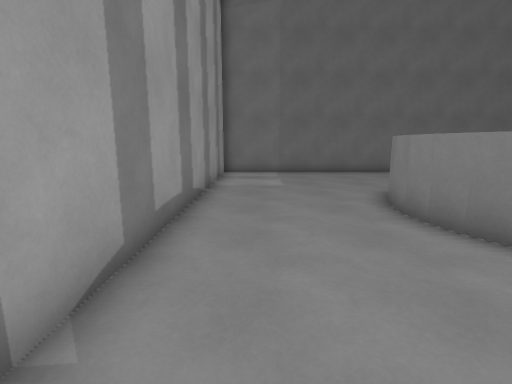
view 1 (above)

14 first-person views from a walk through a level from a Godot 3-D game. The camera is 1.5 m above the floor, tilts 10° down and sees 85° across. The floor is counted in squares, 1 m on a side. Each view is taken from the middle of a square. On the plan, view 1 faces up. The plan holds only what a view shows up to about 14 squares ahead; the rest is blank. Surface patterns are stand-ins for the level's own textures.

view 2
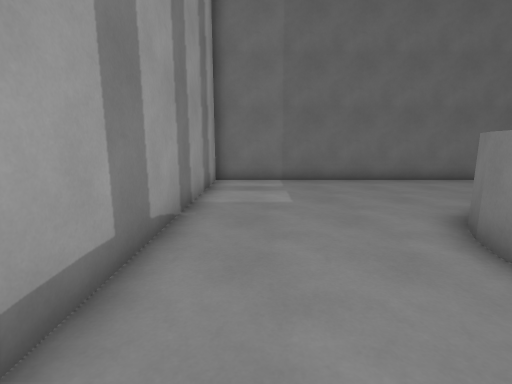

view 3
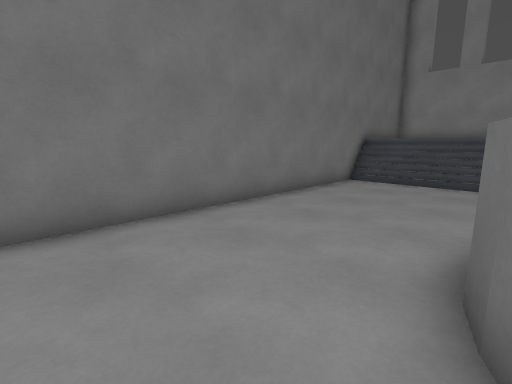

view 4
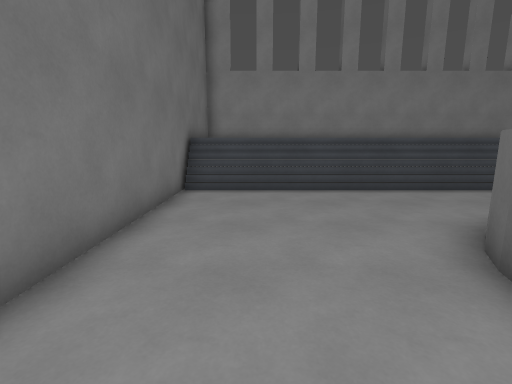

view 5
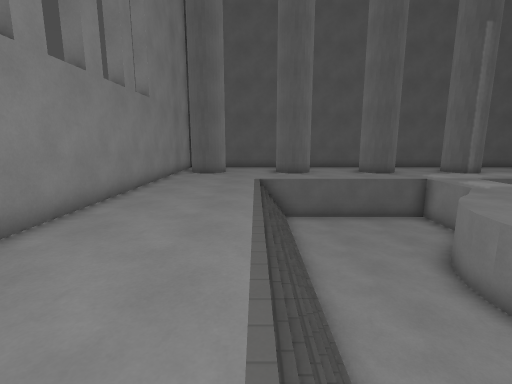

view 6
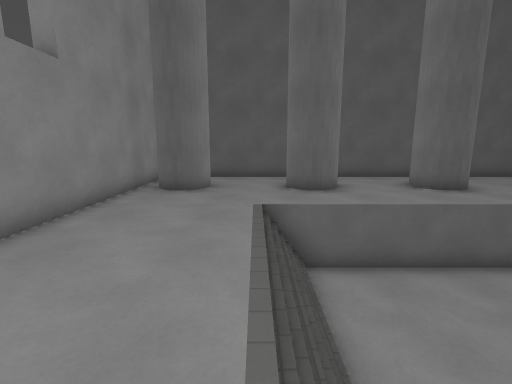

view 7
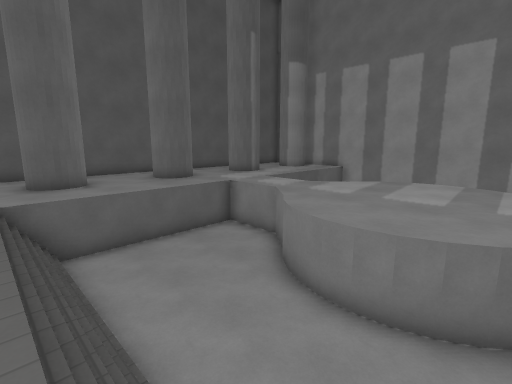

view 8
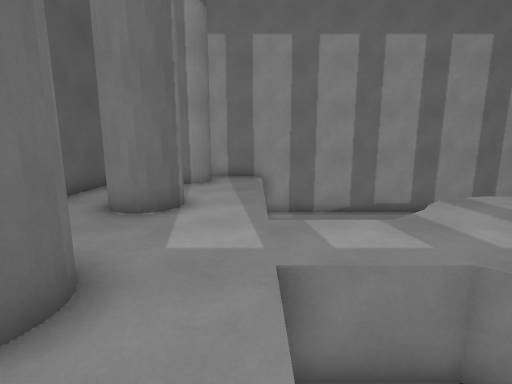

view 9
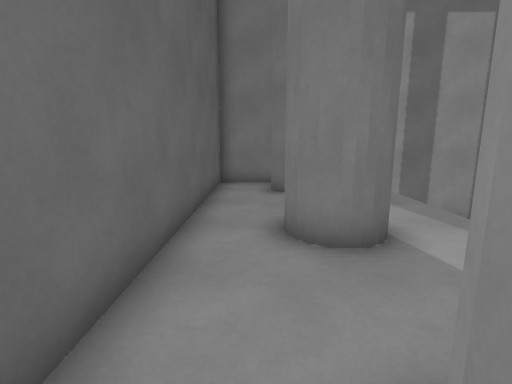

view 10
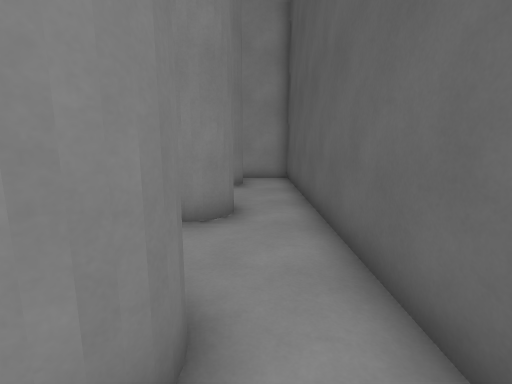

view 11
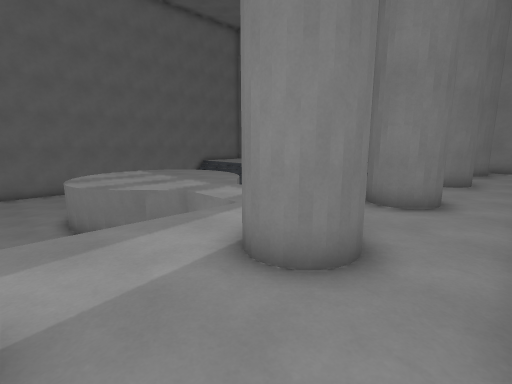

view 12
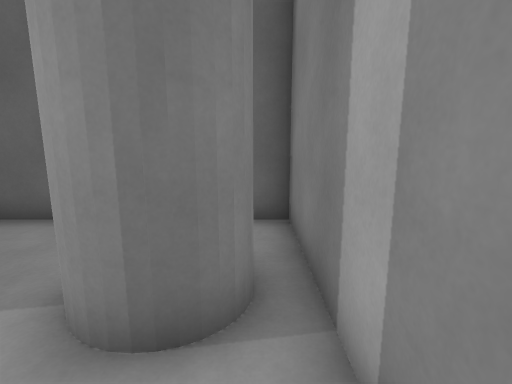

view 13
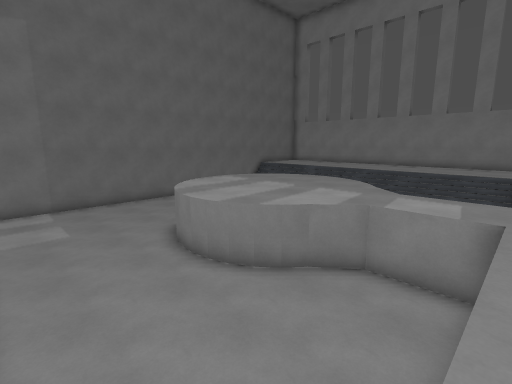

view 14
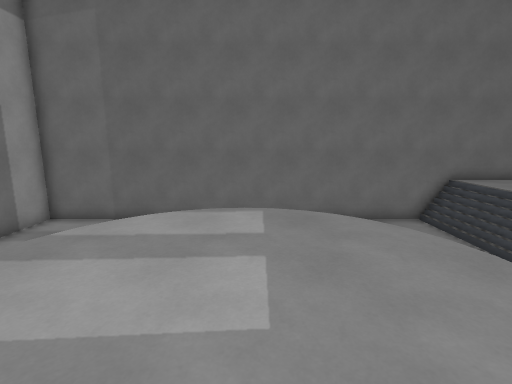

### Floor plan
Key: @ floor where view 1 was taken; # wall or solid block; . main floor; - floor 1.75 m lower than the main floor; / step, stairs or slope.
Columns run from 2 left of view 1 to 19 right of it. Each row starts with its distance up from view 1.
 15 #####################
 14 #---------------//.. #
 13 #---------------//.  #
 12 #---------------//   #
 11 #---------------//   #
 10 #---------------//   #
  9 #------#/.#/----//.. #
  8 #-----#.....----//...#
  7 #-----......#---//...#
  6 #----#.......---//...#
  5 #----/....../---//...#
  4 #-----/...../---//...#
  3 #------/...-----//...#
  2 #------/../-----//...#
  1 #-------../-----//...#
  0 #-@-----../-----//...#
 -1 #................/...#
 -2 #....................#
 -3 ###...##..##...#...###
 -4 ###...##..##...#...###
 -5 #....................#
 -6 #....................#
 -7 ######################

Positions as (right, up) in squares from view 1, and headings:
1: (0, 0), facing up
2: (0, 3), facing up
3: (3, 9), facing up-right
4: (5, 12), facing right
5: (15, 11), facing down
6: (15, 6), facing down
7: (15, 8), facing down-left
8: (11, -1), facing left
9: (9, -5), facing left
10: (7, -5), facing right
11: (1, -6), facing up-right
12: (-1, -1), facing down
13: (-1, -1), facing up-right
14: (7, 3), facing up
